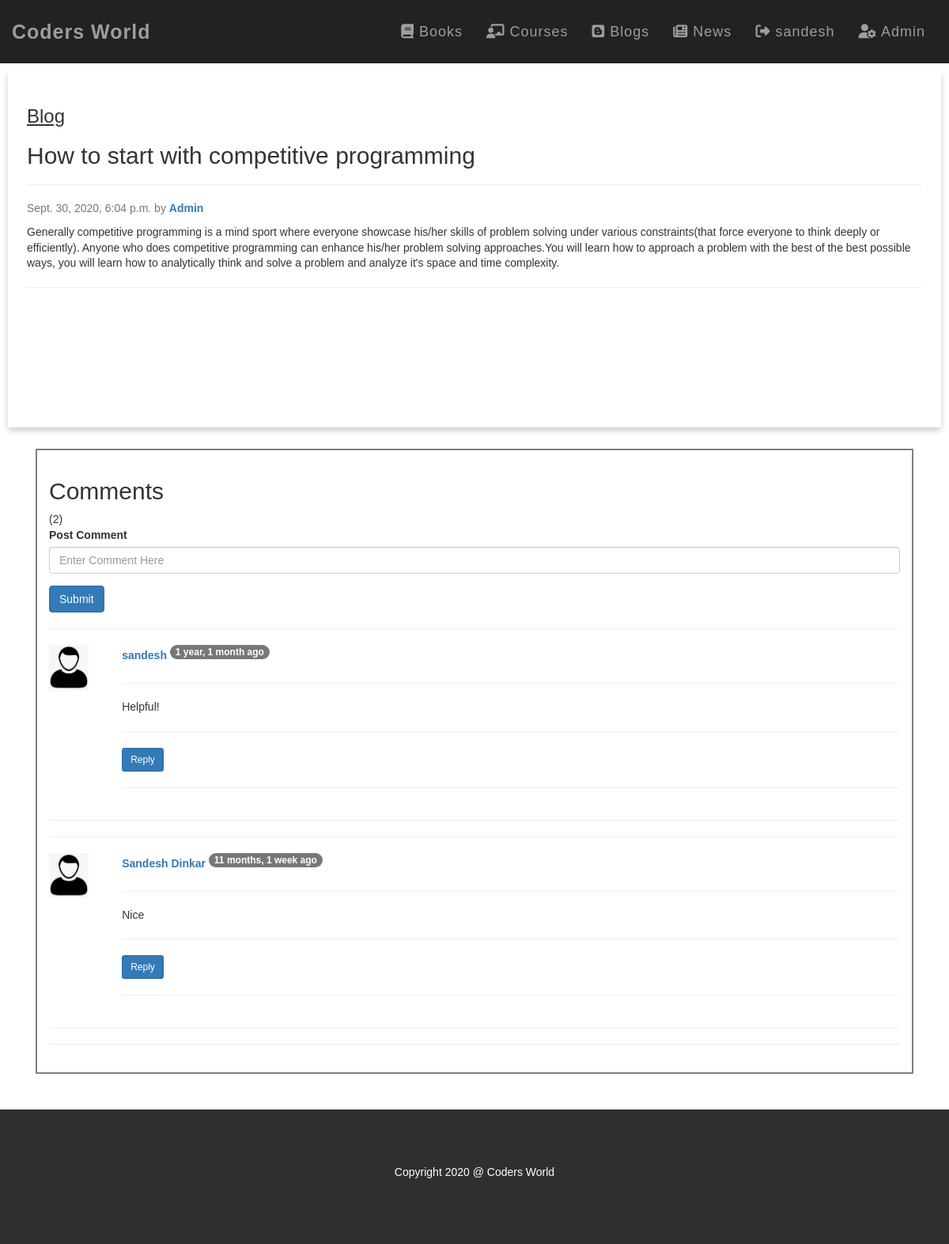
The page /blogs/startcp (signed in) on the database its author committed.
### blogs/models.py (models this page shows, shortened)
class BlogComment(models.Model):
    sno = models.AutoField(primary_key=True)
    comment = models.TextField()
    user = models.CharField(max_length=255,default="")
    post = models.ForeignKey(Post, on_delete=models.CASCADE)
    parent = models.ForeignKey('self', on_delete=models.CASCADE, null=True)
    timestamp = models.DateTimeField(default=now)

class Post(models.Model):
    sno = models.AutoField(primary_key=True)
    title = models.CharField(max_length=255,default="")
    content = models.TextField()
    author = models.CharField(max_length=15)
    slug = models.CharField(max_length=150)
    timestamp = models.DateTimeField(blank=True)

### blogs/views.py (the view)
# urls.py: path('<str:slug>', views.blogpost, name='blogpost'),
def blogpost(request,slug):
    post = Post.objects.filter(slug=slug).first()
    comments = BlogComment.objects.filter(post=post,parent=None)
    replies = BlogComment.objects.filter(post=post).exclude(parent=None)
    repDict={}
    for reply in replies:
        if reply.parent.sno not in repDict.keys():
            repDict[reply.parent.sno] = [reply]
        else:
            repDict[reply.parent.sno].append(reply)
    print(request.session["name"]);
    return render(request,"blogs/blogpost.html",{"name": request.session["name"],'post':post,'comments':comments, 'repDict':repDict})

### blogs/templatetags/extras.py (called while the page is built)
@register.filter(name='get_val')
def get_val(dict, key):
    return dict.get(key)

### blogs/templates/blogs/blogpost.html (shortened to what this page needs)
{% extends 'template.html' %}
{% load static %}
{% load humanize %}
{% load extras %}
{% block content %}
<div class="card news-card">
            <h3 style="text-decoration: underline">Blog<h3>
            <h2 class="news-card-title card-title">{{post.title}}</h2>
            <hr>
            <p class="mb-1 text-muted">{{post.timestamp}} by <strong class="d-inline-block mb-2 text-primary">{{post.author}}</strong></p>
            <p class="card-text mb-auto font-weight-normal" >{{post.content}}</p>
    <hr>
</div>
<div class="container-fluid comments">
    <h2>Comments</h2>({{comments.count}})
    <div class="my-3">
            {% if name != 'None' %}
            <form action="/blogs/postcomment" method="post">{% csrf_token %}
                    <div class="form-group">
                            <label for="exampleInputEmail1">Post Comment</label>
                            <input type="text" class="form-control" name="comment" placeholder="Enter Comment Here">
                    </div>
                    <button type="submit" class="btn btn-primary">Submit</button>
                    <hr>
            </form>
            {% else %}
            <b>Please Log In First To Commnent</b>
            {% endif %}
    </div>
    {% for comment in comments %}
    <div class="no-gutters row my-2">
            <div class="col-md-1">
                   <img class="rounded mx-auto d-block p-2 border border-dark" src="{% static 'user.png' %}" style="width:80%">
            </div>
            <div class="col-md-11">
                    <b class="text-primary ml-4"> {{comment.user}} </b> <p class="badge badge-secondary">{{comment.timestamp | naturaltime }}</p>
                    <hr>
                    <div class="ml-4">{{comment.comment}}</div><hr>
                    <div class="reply mx-0 ml-4 mt-2">
                            {% if name != 'None' %}
                            <button class="btn btn-primary btn-sm" type="button" data-toggle="collapse"
                                    data-target="#replybox{{comment.sno}}" aria-expanded="false"
                                    aria-controls="replybox{{comment.sno}}">
                                    Reply
                            </button>
                            {% endif %}
                            <hr>
                    </div>
            </div>
    </div>
    <hr>
    <hr>
    {% endfor %}
</div>
{% endblock content %}

### templates/template.html (shortened to what this page needs)
<!DOCTYPE html>
<html lang="en">
{% load static %}
<head>
    <link rel="stylesheet"
          href="https://maxcdn.bootstrapcdn.com/bootstrap/3.4.1/css/bootstrap.min.css">
    <link rel="stylesheet"
          href="{% static 'template.css' %}"
          type="text/css">
</head>
<body>
<nav class="navbar navbar-inverse fixed-top">
    <div class="container-fluid">
        <div class="navbar-header">
            <a class="navbar-brand"
               href="{% url 'homepage' %}">
                <b>
                    Coders World
                </b>
            </a>
        </div>
        <div class="collapse navbar-collapse  text-center"
             id="myNavbar">
            <ul class="nav navbar-nav navbar-right">
                <li>
                    <a href="{% url 'books' %}"><span
                            class="fas fa-book"></span>
                        Books</a>
                </li>
                <li>
                    <a href="{% url 'courses' %}"><span
                            class="fas fa-chalkboard-teacher"></span>
                        Courses</a>
                </li>
                <li>
                    <a href="{% url 'blogs' %}"><i
                            class="fab fa-blogger"></i></span>
                        Blogs</a>
                </li>
                <li>
                    <a href="{% url 'news' %}"><span
                            class="fas fa-newspaper"></span>
                        News</a>
                </li>
                {% if name %}
                    <li>
                        <a href="{% url 'logout' %}"><span
                                class="fas fa-sign-out-alt"></span>
                            {{ name }} </a>
                    </li>
                {% endif %}
                <li>
                    <a href="{% url 'admin:index' %}"><span
                            class="fas fa-user-cog"></span>
                        Admin</a>
                </li>
            </ul>
        </div>
    </div>
</nav>
{% block content %}
{% endblock %}
<footer class="container-fluid1 bg-4 text-center">
    <p>Copyright 2020 @ Coders World</p>
</footer>
</body>
</html>

### codersworld/static/template.css (style rules this page uses)
html, body { margin: 0; width: 100%; overflow-x: hidden; }
.card { height: 450px; padding: 2%; margin: 10px; box-shadow: 0 4px 8px 0 rgba(0, 0, 0, 0.2); }
.card-title { color: rgba(0, 0, 0, 0.8); }
body { font: 14px Montserrat, sans-serif; line-height: 1.4; color: #333; }
.bg-4 { background-color: #2f2f2f; color: #fff; }
.navbar { padding-top: 15px; padding-bottom: 15px; border: 0; border-radius: 0; margin-bottom: 0; font-size: 18px; letter-spacing: 1px; }
.navbar-brand { font-size: 25px; }
.container-fluid1 { padding-top: 70px; padding-bottom: 70px; }

### blogs/templates/blogs/blogpost.html (style rules this page uses)
.comments { margin-top: 27px; margin-bottom: 45px; margin-left: 45px; margin-right: 45px; padding: 15px; border: 2px solid grey; }

### rows shown on the page
BlogComment: user "sandesh", timestamp "1 year, 1 month ago", comment "Helpful!"
Post: title "How to start with competitive programming", timestamp "Sept. 30, 2020, 6:04 p.m.", author "Admin", content "Generally competitive programming is a mind sport where everyone showcase his/her skills of problem solving under various constraints(that force everyone to think deeply or efficiently). Anyone who does competitive programming can enhance his/her problem solving approaches.You will learn how to approach a problem with the best of the best possible ways, you will learn how to analytically think and solve a problem and analyze it's space and time complexity."
BlogComment: user "Sandesh Dinkar", timestamp "11 months, 1 week ago", comment "Nice"

### other values the page prints
{{ comments.count }} "2"
